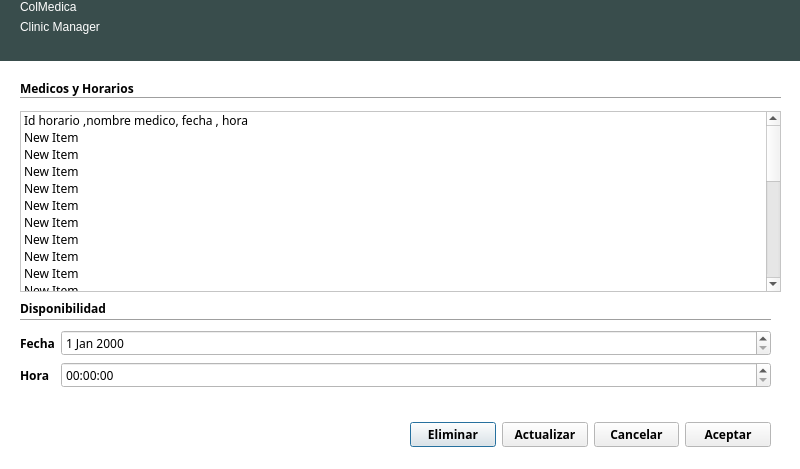
<?xml version="1.0" encoding="UTF-8"?>
<ui version="4.0">
 <class>Dialog</class>
 <widget class="QDialog" name="Dialog">
  <property name="geometry">
   <rect>
    <x>0</x>
    <y>0</y>
    <width>800</width>
    <height>469</height>
   </rect>
  </property>
  <property name="palette">
   <palette>
    <active>
     <colorrole role="Base">
      <brush brushstyle="SolidPattern">
       <color alpha="255">
        <red>255</red>
        <green>255</green>
        <blue>255</blue>
       </color>
      </brush>
     </colorrole>
     <colorrole role="Window">
      <brush brushstyle="SolidPattern">
       <color alpha="255">
        <red>255</red>
        <green>255</green>
        <blue>255</blue>
       </color>
      </brush>
     </colorrole>
    </active>
    <inactive>
     <colorrole role="Base">
      <brush brushstyle="SolidPattern">
       <color alpha="255">
        <red>255</red>
        <green>255</green>
        <blue>255</blue>
       </color>
      </brush>
     </colorrole>
     <colorrole role="Window">
      <brush brushstyle="SolidPattern">
       <color alpha="255">
        <red>255</red>
        <green>255</green>
        <blue>255</blue>
       </color>
      </brush>
     </colorrole>
    </inactive>
    <disabled>
     <colorrole role="Base">
      <brush brushstyle="SolidPattern">
       <color alpha="255">
        <red>255</red>
        <green>255</green>
        <blue>255</blue>
       </color>
      </brush>
     </colorrole>
     <colorrole role="Window">
      <brush brushstyle="SolidPattern">
       <color alpha="255">
        <red>255</red>
        <green>255</green>
        <blue>255</blue>
       </color>
      </brush>
     </colorrole>
    </disabled>
   </palette>
  </property>
  <property name="windowTitle">
   <string>Modificar cita</string>
  </property>
  <property name="autoFillBackground">
   <bool>true</bool>
  </property>
  <widget class="QWidget" name="widget" native="true">
   <property name="geometry">
    <rect>
     <x>10</x>
     <y>70</y>
     <width>781</width>
     <height>391</height>
    </rect>
   </property>
   <property name="font">
    <font>
     <family>Ubuntu Condensed</family>
     <weight>75</weight>
     <bold>true</bold>
    </font>
   </property>
   <property name="autoFillBackground">
    <bool>true</bool>
   </property>
   <widget class="Line" name="line_2">
    <property name="geometry">
     <rect>
      <x>10</x>
      <y>240</y>
      <width>751</width>
      <height>20</height>
     </rect>
    </property>
    <property name="orientation">
     <enum>Qt::Horizontal</enum>
    </property>
   </widget>
   <widget class="QWidget" name="layoutWidget">
    <property name="geometry">
     <rect>
      <x>10</x>
      <y>260</y>
      <width>751</width>
      <height>62</height>
     </rect>
    </property>
    <layout class="QFormLayout" name="formLayout_2">
     <item row="0" column="0">
      <widget class="QLabel" name="label_4">
       <property name="text">
        <string>Fecha</string>
       </property>
      </widget>
     </item>
     <item row="0" column="1">
      <widget class="QDateEdit" name="dateEdit">
       <property name="font">
        <font>
         <weight>50</weight>
         <bold>false</bold>
        </font>
       </property>
      </widget>
     </item>
     <item row="1" column="0">
      <widget class="QLabel" name="label_5">
       <property name="text">
        <string>Hora</string>
       </property>
      </widget>
     </item>
     <item row="1" column="1">
      <widget class="QTimeEdit" name="timeEdit">
       <property name="font">
        <font>
         <weight>50</weight>
         <bold>false</bold>
        </font>
       </property>
      </widget>
     </item>
    </layout>
   </widget>
   <widget class="QLabel" name="label">
    <property name="geometry">
     <rect>
      <x>10</x>
      <y>10</y>
      <width>131</width>
      <height>16</height>
     </rect>
    </property>
    <property name="text">
     <string>Medicos y Horarios</string>
    </property>
   </widget>
   <widget class="Line" name="line">
    <property name="geometry">
     <rect>
      <x>10</x>
      <y>20</y>
      <width>761</width>
      <height>16</height>
     </rect>
    </property>
    <property name="orientation">
     <enum>Qt::Horizontal</enum>
    </property>
   </widget>
   <widget class="QListWidget" name="listWidget">
    <property name="geometry">
     <rect>
      <x>10</x>
      <y>41</y>
      <width>761</width>
      <height>181</height>
     </rect>
    </property>
    <property name="font">
     <font>
      <weight>50</weight>
      <bold>false</bold>
     </font>
    </property>
    <item>
     <property name="text">
      <string>Id horario ,nombre medico, fecha , hora </string>
     </property>
    </item>
    <item>
     <property name="text">
      <string>New Item</string>
     </property>
    </item>
    <item>
     <property name="text">
      <string>New Item</string>
     </property>
    </item>
    <item>
     <property name="text">
      <string>New Item</string>
     </property>
    </item>
    <item>
     <property name="text">
      <string>New Item</string>
     </property>
    </item>
    <item>
     <property name="text">
      <string>New Item</string>
     </property>
    </item>
    <item>
     <property name="text">
      <string>New Item</string>
     </property>
    </item>
    <item>
     <property name="text">
      <string>New Item</string>
     </property>
    </item>
    <item>
     <property name="text">
      <string>New Item</string>
     </property>
    </item>
    <item>
     <property name="text">
      <string>New Item</string>
     </property>
    </item>
    <item>
     <property name="text">
      <string>New Item</string>
     </property>
    </item>
    <item>
     <property name="text">
      <string>New Item</string>
     </property>
    </item>
    <item>
     <property name="text">
      <string>New Item</string>
     </property>
    </item>
    <item>
     <property name="text">
      <string>New Item</string>
     </property>
    </item>
    <item>
     <property name="text">
      <string>New Item</string>
     </property>
    </item>
    <item>
     <property name="text">
      <string>New Item</string>
     </property>
    </item>
    <item>
     <property name="text">
      <string>New Item</string>
     </property>
    </item>
    <item>
     <property name="text">
      <string>New Item</string>
     </property>
    </item>
    <item>
     <property name="text">
      <string>New Item</string>
     </property>
    </item>
    <item>
     <property name="text">
      <string>New Item</string>
     </property>
    </item>
    <item>
     <property name="text">
      <string>New Item</string>
     </property>
    </item>
    <item>
     <property name="text">
      <string>New Item</string>
     </property>
    </item>
    <item>
     <property name="text">
      <string>New Item</string>
     </property>
    </item>
    <item>
     <property name="text">
      <string>New Item</string>
     </property>
    </item>
    <item>
     <property name="text">
      <string>New Item</string>
     </property>
    </item>
    <item>
     <property name="text">
      <string>New Item</string>
     </property>
    </item>
    <item>
     <property name="text">
      <string>New Item</string>
     </property>
    </item>
   </widget>
   <widget class="QLabel" name="label_6">
    <property name="geometry">
     <rect>
      <x>10</x>
      <y>230</y>
      <width>101</width>
      <height>16</height>
     </rect>
    </property>
    <property name="text">
     <string>Disponibilidad</string>
    </property>
   </widget>
   <widget class="QWidget" name="layoutWidget">
    <property name="geometry">
     <rect>
      <x>400</x>
      <y>350</y>
      <width>361</width>
      <height>29</height>
     </rect>
    </property>
    <layout class="QGridLayout" name="gridLayout">
     <item row="0" column="0">
      <widget class="QPushButton" name="pushButton_3">
       <property name="text">
        <string>Eliminar</string>
       </property>
      </widget>
     </item>
     <item row="0" column="1">
      <widget class="QPushButton" name="pushButton_4">
       <property name="text">
        <string>Actualizar</string>
       </property>
      </widget>
     </item>
     <item row="0" column="2">
      <widget class="QPushButton" name="pushButton">
       <property name="text">
        <string>Cancelar</string>
       </property>
      </widget>
     </item>
     <item row="0" column="3">
      <widget class="QPushButton" name="pushButton_2">
       <property name="text">
        <string>Aceptar</string>
       </property>
      </widget>
     </item>
    </layout>
   </widget>
   <zorder>line_2</zorder>
   <zorder>layoutWidget</zorder>
   <zorder>layoutWidget</zorder>
   <zorder>label</zorder>
   <zorder>line</zorder>
   <zorder>listWidget</zorder>
   <zorder>label_6</zorder>
  </widget>
  <widget class="QWidget" name="widget_2" native="true">
   <property name="geometry">
    <rect>
     <x>0</x>
     <y>0</y>
     <width>801</width>
     <height>61</height>
    </rect>
   </property>
   <property name="palette">
    <palette>
     <active>
      <colorrole role="WindowText">
       <brush brushstyle="SolidPattern">
        <color alpha="255">
         <red>255</red>
         <green>255</green>
         <blue>255</blue>
        </color>
       </brush>
      </colorrole>
      <colorrole role="Base">
       <brush brushstyle="SolidPattern">
        <color alpha="255">
         <red>255</red>
         <green>255</green>
         <blue>255</blue>
        </color>
       </brush>
      </colorrole>
      <colorrole role="Window">
       <brush brushstyle="SolidPattern">
        <color alpha="255">
         <red>57</red>
         <green>77</green>
         <blue>76</blue>
        </color>
       </brush>
      </colorrole>
     </active>
     <inactive>
      <colorrole role="WindowText">
       <brush brushstyle="SolidPattern">
        <color alpha="255">
         <red>255</red>
         <green>255</green>
         <blue>255</blue>
        </color>
       </brush>
      </colorrole>
      <colorrole role="Base">
       <brush brushstyle="SolidPattern">
        <color alpha="255">
         <red>255</red>
         <green>255</green>
         <blue>255</blue>
        </color>
       </brush>
      </colorrole>
      <colorrole role="Window">
       <brush brushstyle="SolidPattern">
        <color alpha="255">
         <red>57</red>
         <green>77</green>
         <blue>76</blue>
        </color>
       </brush>
      </colorrole>
     </inactive>
     <disabled>
      <colorrole role="WindowText">
       <brush brushstyle="SolidPattern">
        <color alpha="255">
         <red>159</red>
         <green>158</green>
         <blue>158</blue>
        </color>
       </brush>
      </colorrole>
      <colorrole role="Base">
       <brush brushstyle="SolidPattern">
        <color alpha="255">
         <red>57</red>
         <green>77</green>
         <blue>76</blue>
        </color>
       </brush>
      </colorrole>
      <colorrole role="Window">
       <brush brushstyle="SolidPattern">
        <color alpha="255">
         <red>57</red>
         <green>77</green>
         <blue>76</blue>
        </color>
       </brush>
      </colorrole>
     </disabled>
    </palette>
   </property>
   <property name="autoFillBackground">
    <bool>true</bool>
   </property>
   <widget class="QWidget" name="layoutWidget_4">
    <property name="geometry">
     <rect>
      <x>20</x>
      <y>0</y>
      <width>162</width>
      <height>62</height>
     </rect>
    </property>
    <layout class="QFormLayout" name="formLayout_5">
     <item row="0" column="0">
      <widget class="QLabel" name="label_9">
       <property name="styleSheet">
        <string notr="true">font: 30pt &quot;Ubuntu Condensed&quot;;
color: rgb(255, 255, 255);</string>
       </property>
       <property name="text">
        <string>ColMedica</string>
       </property>
      </widget>
     </item>
     <item row="1" column="0">
      <widget class="QLabel" name="label_10">
       <property name="text">
        <string>Clinic Manager</string>
       </property>
      </widget>
     </item>
    </layout>
   </widget>
  </widget>
 </widget>
 <resources/>
 <connections/>
</ui>
